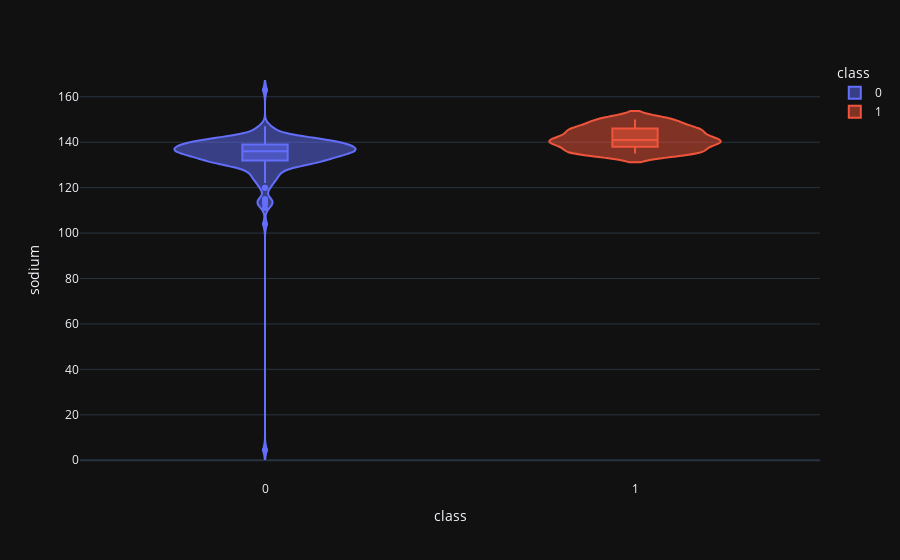

Notebook code for this chart:
### Code cell
violin('sodium')

### Figure 1 — Plotly figure (JSON) as saved in the notebook; plotly's stock layout.template omitted (floating-point values rounded to 4 significant figures; data arrays with more than 128 entries replaced by an {"elided": "..."} marker saying what was removed)
{"data": [{"alignmentgroup": "True", "box": {"visible": true}, "hovertemplate": "class=%{x}<br>sodium=%{y}<extra></extra>", "legendgroup": "0", "marker": {"color": "#636efa"}, "name": "0", "offsetgroup": "0", "orientation": "v", "scalegroup": "True", "showlegend": true, "type": "violin", "x": {"elided": "250 int values"}, "x0": " ", "xaxis": "x", "y": {"elided": "250 float values"}, "y0": " ", "yaxis": "y"}, {"alignmentgroup": "True", "box": {"visible": true}, "hovertemplate": "class=%{x}<br>sodium=%{y}<extra></extra>", "legendgroup": "1", "marker": {"color": "#EF553B"}, "name": "1", "offsetgroup": "1", "orientation": "v", "scalegroup": "True", "showlegend": true, "type": "violin", "x": {"elided": "150 int values"}, "x0": " ", "xaxis": "x", "y": {"elided": "150 int values"}, "y0": " ", "yaxis": "y"}], "layout": {"legend": {"title": {"text": "class"}, "tracegroupgap": 0}, "margin": {"t": 60}, "violinmode": "overlay", "xaxis": {"anchor": "y", "categoryarray": [0, 1], "categoryorder": "array", "domain": [0, 1], "title": {"text": "class"}}, "yaxis": {"anchor": "x", "domain": [0, 1], "title": {"text": "sodium"}}}}
